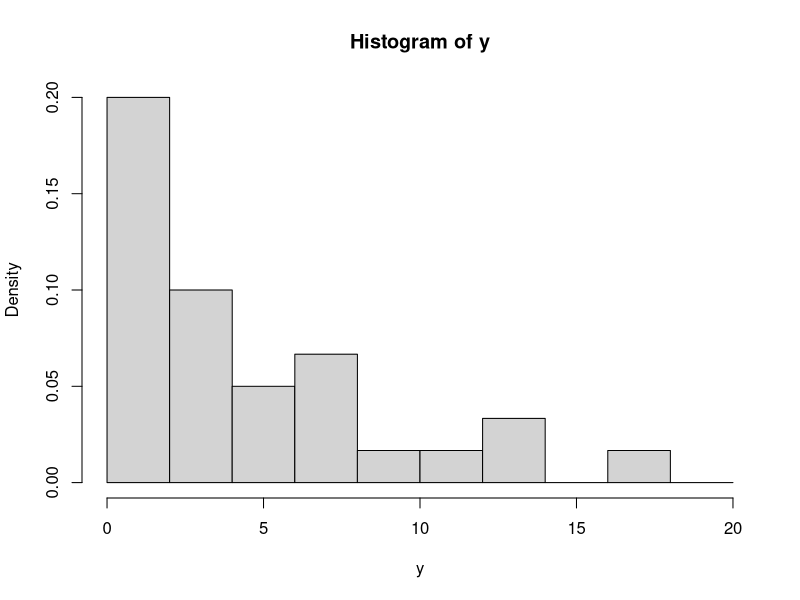
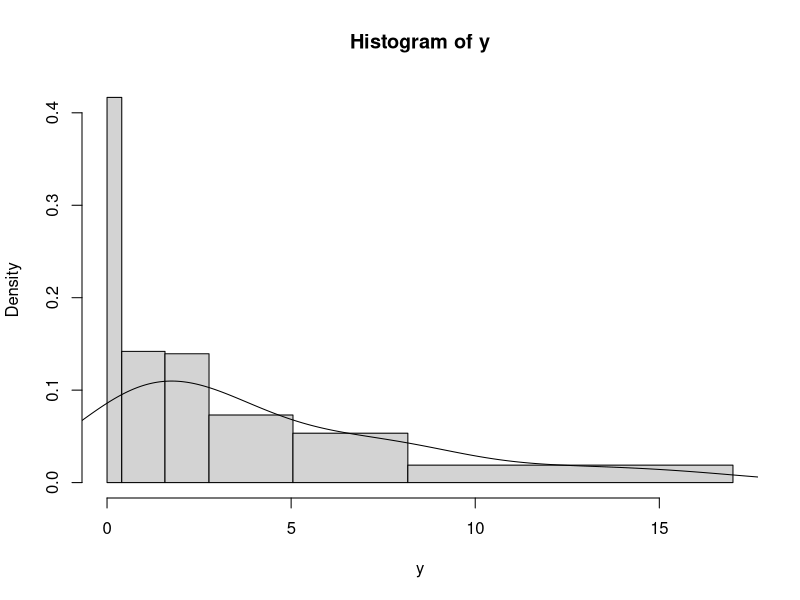
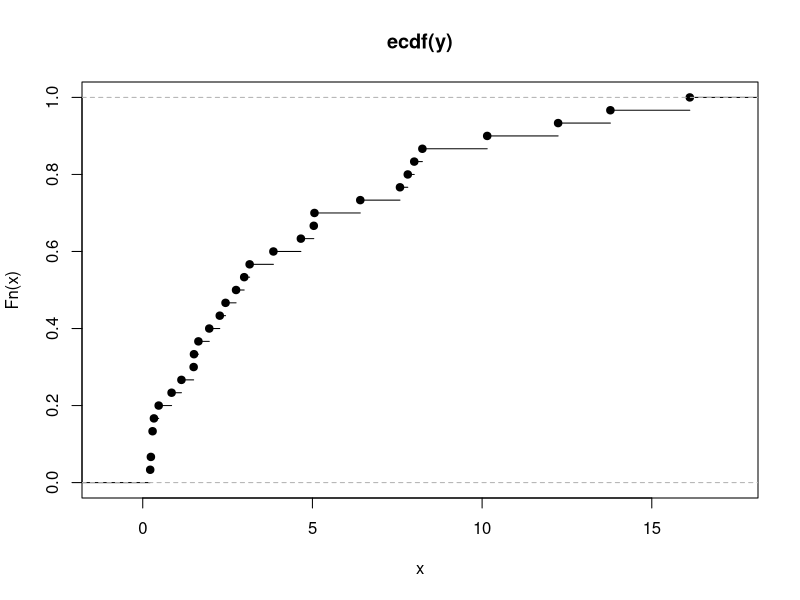
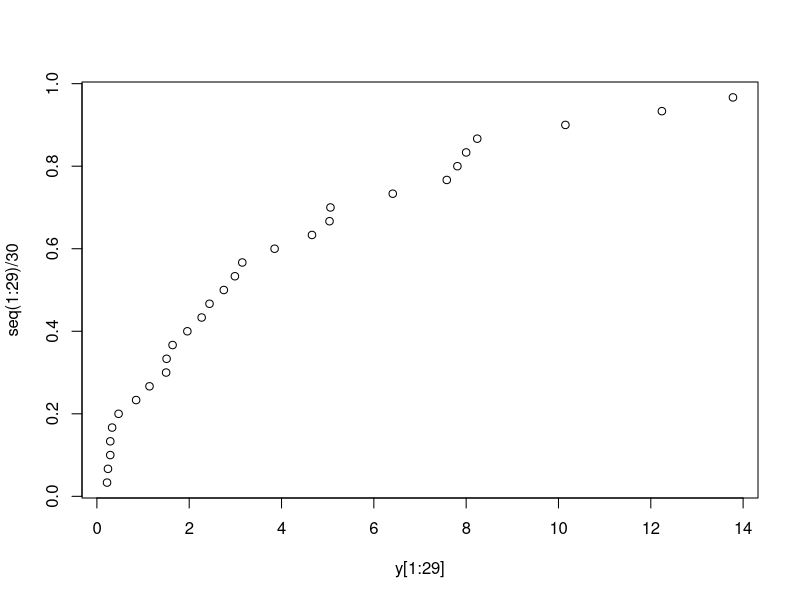
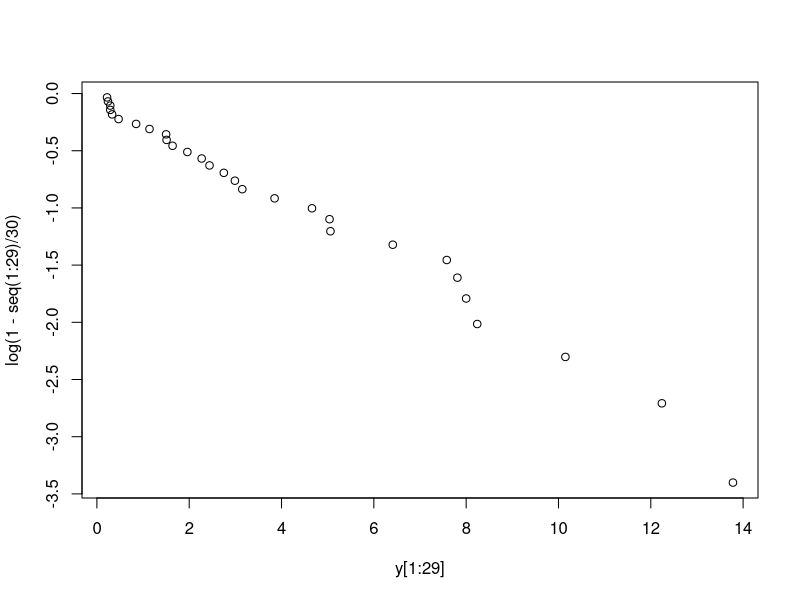
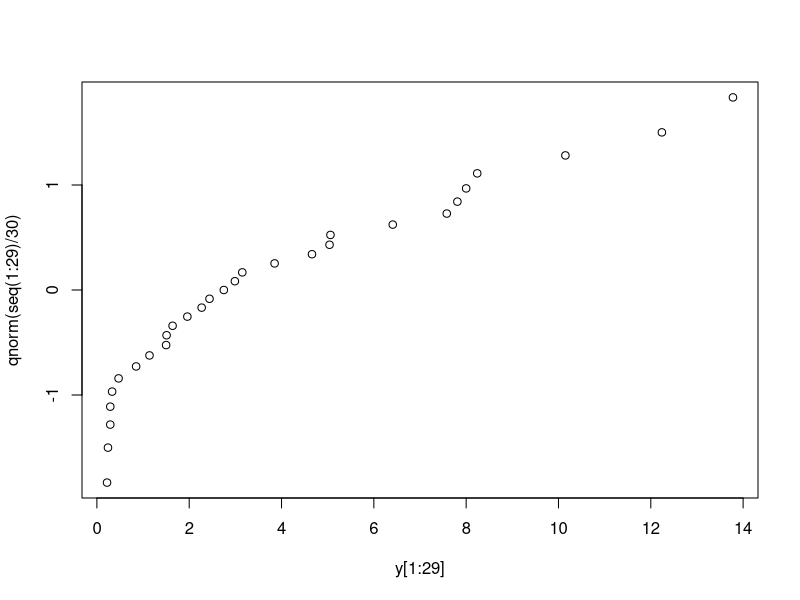
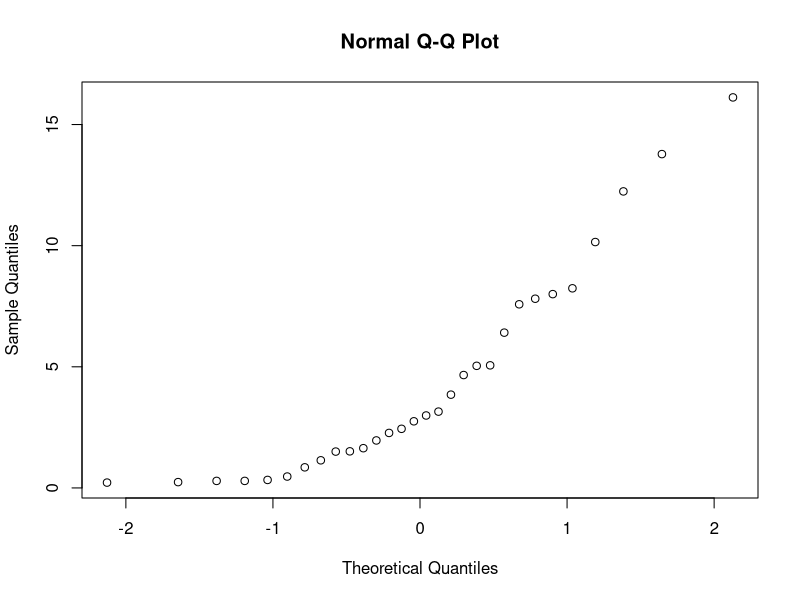

Here is the R script that generated these plots, in order: (Note: this script raises an error after producing the figures.)
# Choix d'un modele probabiliste adpate aux donnees a l'aide de presentations graphiques
x <- c(0.22, 0.24, 0.29, 0.29, 0.33, 0.47, 0.85, 1.14, 1.50, 1.51,
       1.64, 1.96, 2.27, 2.44, 2.75, 2.99, 3.15, 3.85, 4.66, 5.04,
       5.06, 6.41, 7.58, 7.81, 8.00, 8.24, 10.15, 12.24, 13.78, 16.12)
y <- sort(x)

# Diagramme de meme largeur
hist(y, prob=T, breaks = seq(0,20,2))


# Diagramme de meme largeur
hist(y, prob=T, breaks = c(0,0.4,1.574,2.77,5.05,8.17,17))
lines(density(y))


# Fonction de repartition empirique
plot(ecdf(y))

# Graphe de probabilite de loi uniforme
plot(y[1:29],seq(1:29)/30)

# Graphe de probabilite de loi exponentielle
plot(y[1:29],log(1-seq(1:29)/30))

# Graphe de probabilite de loi normale
plot(y[1:29], qnorm(seq(1:29)/30))
qqnorm(y)
# lambda -> la pente

summary(y)

# Estimateur 1 : (E(X)*2/10)*9 -> lambda = 1/E(X) EMM
lambdaEst <- 1/mean(y) #Estimation de lambda
test <- rexp(30,lambdaEst)
hist(sort(test), prob=T, breaks = seq(0,20,2))

# Estimateur 2 : EMV, lambda -> somme de xi -> 






x <- c(0.22,1.64,5.06,0.24,1.96,6.41,0.29,2.27,7.58,0.29,2.44,7.81,0.33,2.75,8.00,0.47,2.99,8.24,0.85,3.15,10.15,1.14,3.85,12.24,1.50,4.66,13.78,1.51,5.04,16.12)

expQQplot <- function(x) {
  e=length(x)
  plot(sort(x)[1:e],log(1-seq(1:e)/(e+1)),ylim=c(-2.5,0.1), main="Q-Q Plot for exp law")
  abline(v=0)
  abline(h=0)
}

normQQplot <- function(x) {
  e=length(x)
  plot(sort(x)[1:e], qnorm(seq(1:e)/(e+1)), main="Q-Q Plot for normal law")
  abline(h=0)
}

uniQQplot <- function() {
  e=length(x)
  plot(sort(x)[1:e], qunif(seq(1:e)/(e+1)), main="Q-Q Plot for uni law")
  abline(v=0)
  abline(h=0)
}

fAllQQPlot <- function(x){
  expQQplot(x)
  normQQplot(x)
  uniQQplot(x)
}

#Moyenne empirique
moy <- mean(x)
#
lambda = 1/moy

# theta <- lambda, l'estimateur Tn <- 1/moyenne
simuExp <- function(nIt){
  lambdaSim <- 0
  lambda <- 5
  biais <- 0
  EQM <- 0
  dispersion <- 0
  for(i in 1:nIt){
    vect <- rexp(30, lambda)
    lambdaSim <- 1/mean(vect) + lambdaSim
    dispersion <- (lambdaSim-lambda)^2 + dispersion
  }
  lambdaSim <- lambdaSim/nIt
  biais <- lambdaSim - lambda
  # Erreur quadratique moyenne
  EQM <- dispersion/nIt
  cat("\nlambda de simulation  en moyenne = ", lambdaSim)
  cat("\nbiais = ", biais)
  cat("\nEQM = ", EQM)
}

simuExp(10000)
simuExp(100)
simuExp(1)
#lambdaSim != lambda donc biais
#calculBiais = (LambdaSim/LambdaRExp)*100
#calculConvergence -> FAIRE UNE SEULE SIMU


